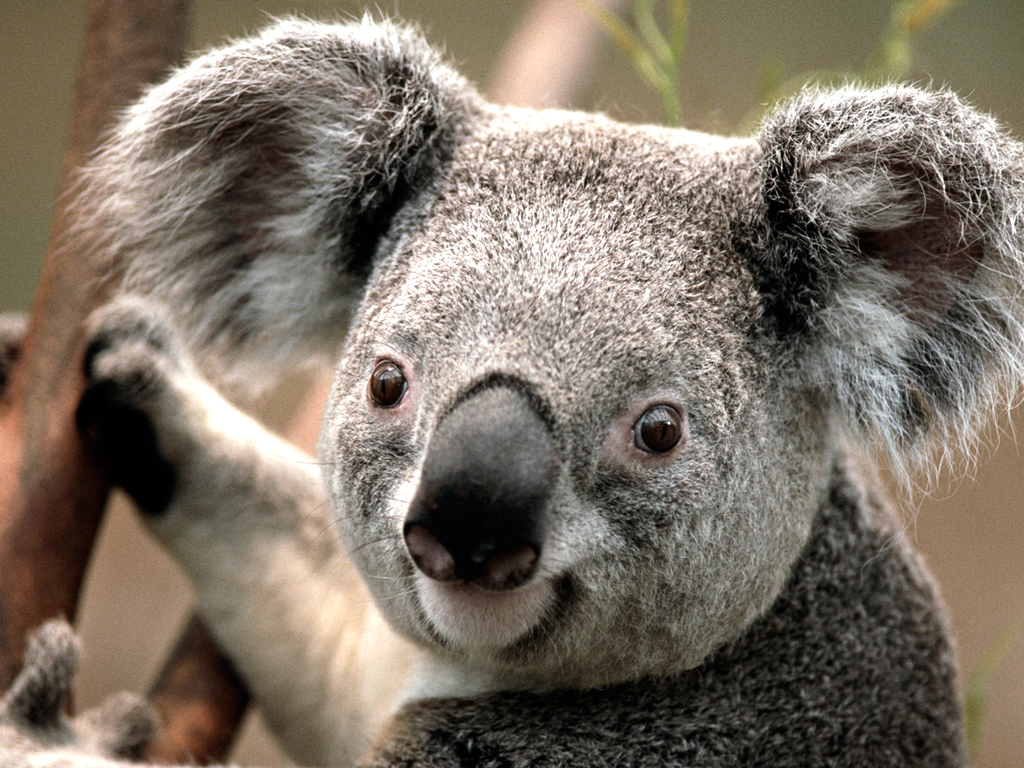
#> input picture openCV/Koala.jpg, 1024 x 768 px, found by its file name
$ python 01_read.py
#> lines starting #> are read from the running program, lines starting #| are printed output that depends on the picture
import cv2 as cv                        # OpenCV 패키지 사용, cv2를 cv로 사용, OpenCV 패키지 내의 함수를 사용할 때 cv.을 먼저 쓰고 함수명을 써야 함.

# Read Image
img = cv.imread('openCV/Koala.jpg')    # imread: 영상 입력하는 함수 (파일 경로 설정해야 함.)
#> img is the input picture: shape (768, 1024, 3); mean B, G, R 102, 114.7, 125.4
img1 = cv.imread('openCV/large_dark_cave.jpg') # 아주 큰 해상도를 가지는 영상 입력
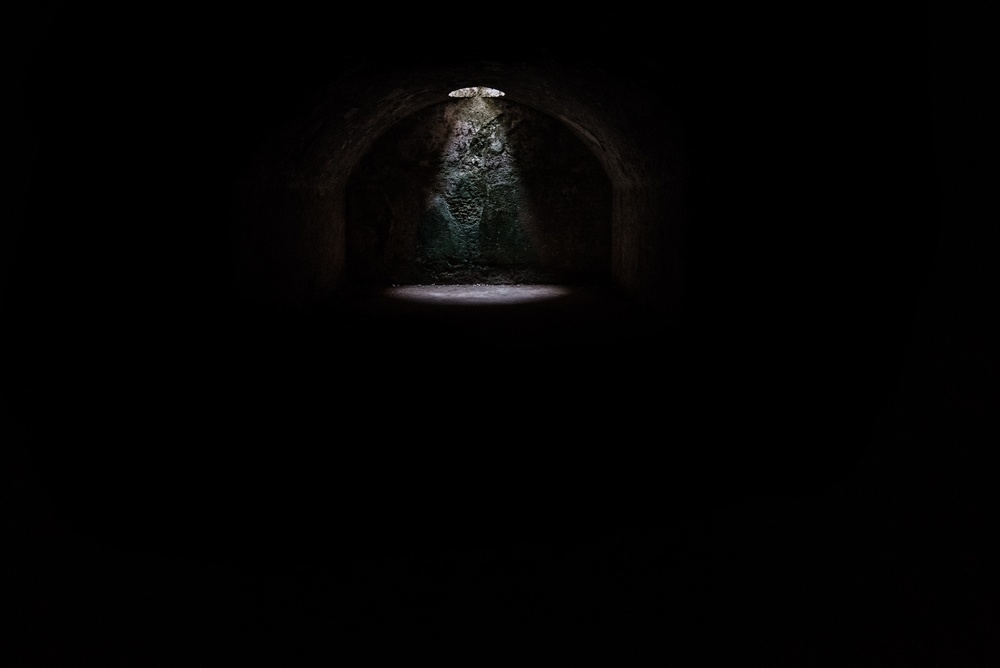
#> input picture openCV/large_dark_cave.jpg, 1000 x 668 px, shrunk from 4782 x 3192 before the run, found by its file name
#> img1 is the input picture: shape (668, 1000, 3); mean B, G, R 2.3, 2.5, 2.8
cv.imshow('Koala', img)                 # imshow: 영상 출력하는 함수, ('윈도우명', 영상 변수)를 입력해야 함.
cv.imshow('Large Image', img1)          # 모니터 해상도보다 커서 윈도우가 화면보다 더 큼.
cv.waitKey(0)                           # 어떠한 키 값을 받을 때까지 윈도우 종료하지 않음.

# Read Video
# capture = cv.VideoCapture(0)            # 카메라를 사용항 동영상 출력
# capture = cv.VideoCapture(1)            # 카메라를 사용항 동영상 출력
capture = cv.VideoCapture('openCV/Piano.mp4')  # 동영상 파일 출력

while True:
    isTrue, frame = capture.read()
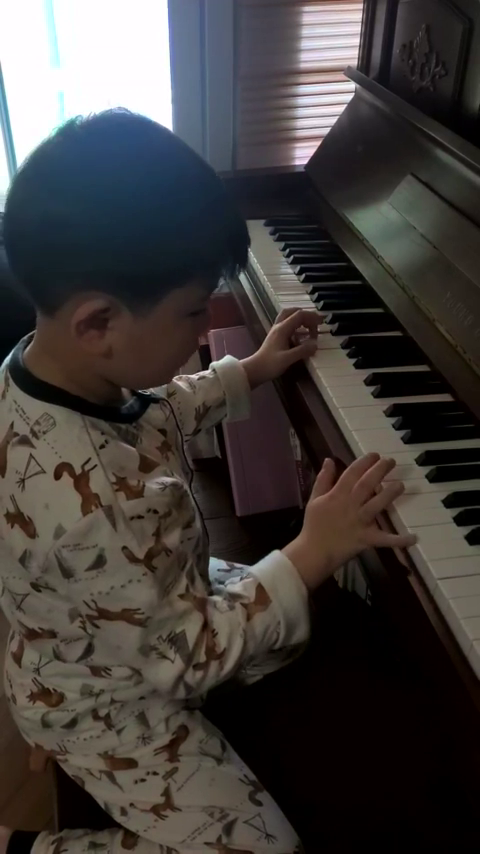
#> input picture frame 30 of openCV/Piano.mp4, 480 x 854 px
#> frame is the input picture: shape (854, 480, 3); mean B, G, R 59.6, 61.6, 65.7
    cv.imshow('Video', frame)

    if cv.waitKey(20) & 0xFF == ord('d'):
#> (key Esc is pressed here)
        break

capture.release()
cv.destroyAllWindows()
